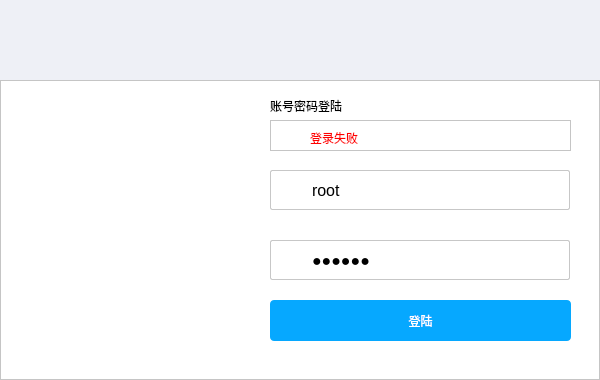
<?xml version="1.0" encoding="UTF-8"?>
<ui version="4.0">
 <class>LoginGUI</class>
 <widget class="QDialog" name="LoginGUI">
  <property name="geometry">
   <rect>
    <x>0</x>
    <y>0</y>
    <width>600</width>
    <height>380</height>
   </rect>
  </property>
  <property name="windowTitle">
   <string>LoginGUI</string>
  </property>
  <property name="styleSheet">
   <string notr="true">background-color: rgb(255, 255, 255);
</string>
  </property>
  <widget class="QWidget" name="topwidget" native="true">
   <property name="geometry">
    <rect>
     <x>0</x>
     <y>0</y>
     <width>601</width>
     <height>80</height>
    </rect>
   </property>
   <property name="styleSheet">
    <string notr="true">background-color: rgb(238, 240, 246);</string>
   </property>
   <widget class="QLabel" name="logolabel">
    <property name="geometry">
     <rect>
      <x>210</x>
      <y>20</y>
      <width>149</width>
      <height>41</height>
     </rect>
    </property>
    <property name="styleSheet">
     <string notr="true">background-image: url(:/XMSDiskClientGui/Resources/top.png);</string>
    </property>
    <property name="text">
     <string/>
    </property>
    <property name="pixmap">
     <pixmap resource="xmsdiskclientgui.qrc">:/XMSDiskClientGui/Resources/img/new/logo2.png</pixmap>
    </property>
    <property name="scaledContents">
     <bool>true</bool>
    </property>
   </widget>
   <widget class="QPushButton" name="closepushButton">
    <property name="geometry">
     <rect>
      <x>562</x>
      <y>10</y>
      <width>31</width>
      <height>21</height>
     </rect>
    </property>
    <property name="styleSheet">
     <string notr="true">
QPushButton
{

border-image: url(:/XMSDiskClientGui/Resources/img/common/system/btn_sys_close.png)
 0 64 0 0 ; 
}
QPushButton::!hover{
border-image: url(:/XMSDiskClientGui/Resources/img/common/system/btn_sys_close.png)
 0 64 0 0 ; 

}

QPushButton::hover{
border-image: url(:/XMSDiskClientGui/Resources/img/common/system/btn_sys_close.png)
 0 0 0 64 ; 
}</string>
    </property>
    <property name="text">
     <string/>
    </property>
    <property name="autoExclusive">
     <bool>false</bool>
    </property>
    <property name="flat">
     <bool>true</bool>
    </property>
   </widget>
  </widget>
  <widget class="QFrame" name="frame">
   <property name="geometry">
    <rect>
     <x>0</x>
     <y>80</y>
     <width>600</width>
     <height>300</height>
    </rect>
   </property>
   <property name="frameShape">
    <enum>QFrame::Shape::StyledPanel</enum>
   </property>
   <property name="frameShadow">
    <enum>QFrame::Shadow::Raised</enum>
   </property>
   <widget class="QLabel" name="logolabel_2">
    <property name="geometry">
     <rect>
      <x>40</x>
      <y>60</y>
      <width>181</width>
      <height>191</height>
     </rect>
    </property>
    <property name="styleSheet">
     <string notr="true">border-image: url(:/XMSDiskClientGui/Resources/logo2.png);</string>
    </property>
    <property name="text">
     <string/>
    </property>
    <property name="pixmap">
     <pixmap resource="xmsdiskclientgui.qrc">:/XMSDiskClientGui/Resources/img/new/logo.png</pixmap>
    </property>
    <property name="scaledContents">
     <bool>true</bool>
    </property>
   </widget>
   <widget class="QLabel" name="passuserlabel">
    <property name="geometry">
     <rect>
      <x>270</x>
      <y>10</y>
      <width>251</width>
      <height>31</height>
     </rect>
    </property>
    <property name="styleSheet">
     <string notr="true">
font: 13pt &quot;黑体&quot;;</string>
    </property>
    <property name="text">
     <string>账号密码登陆</string>
    </property>
   </widget>
   <widget class="QFrame" name="user_frame">
    <property name="geometry">
     <rect>
      <x>270</x>
      <y>90</y>
      <width>300</width>
      <height>40</height>
     </rect>
    </property>
    <property name="styleSheet">
     <string notr="true">#user_frame::!hover{

      border: 1px solid #c7c7c7;
      border-radius: 2px;
	  margin-top: 0ex

}
#user_frame::hover{
      border: 1px solid #58a6ee;
      border-radius: 2px;
	  margin-top: 0ex
}</string>
    </property>
    <property name="frameShape">
     <enum>QFrame::Shape::StyledPanel</enum>
    </property>
    <property name="frameShadow">
     <enum>QFrame::Shadow::Raised</enum>
    </property>
    <widget class="QLineEdit" name="usernameEdit">
     <property name="geometry">
      <rect>
       <x>40</x>
       <y>5</y>
       <width>251</width>
       <height>30</height>
      </rect>
     </property>
     <property name="styleSheet">
      <string notr="true">font: 12pt</string>
     </property>
     <property name="text">
      <string>root</string>
     </property>
     <property name="frame">
      <bool>false</bool>
     </property>
     <property name="clearButtonEnabled">
      <bool>false</bool>
     </property>
    </widget>
    <widget class="QLabel" name="userlogo">
     <property name="geometry">
      <rect>
       <x>10</x>
       <y>12</y>
       <width>16</width>
       <height>16</height>
      </rect>
     </property>
     <property name="styleSheet">
      <string notr="true">background-image: url(:/XMSDiskClientGui/Resources/person.png);</string>
     </property>
     <property name="text">
      <string/>
     </property>
    </widget>
   </widget>
   <widget class="QFrame" name="err_frame">
    <property name="geometry">
     <rect>
      <x>270</x>
      <y>40</y>
      <width>301</width>
      <height>31</height>
     </rect>
    </property>
    <property name="frameShape">
     <enum>QFrame::Shape::StyledPanel</enum>
    </property>
    <property name="frameShadow">
     <enum>QFrame::Shadow::Raised</enum>
    </property>
    <widget class="QLabel" name="err_logo">
     <property name="geometry">
      <rect>
       <x>10</x>
       <y>10</y>
       <width>16</width>
       <height>16</height>
      </rect>
     </property>
     <property name="styleSheet">
      <string notr="true">border-image: url(:/XMSDiskClientGui/Resources/icon_error_tip.png);</string>
     </property>
     <property name="text">
      <string/>
     </property>
    </widget>
    <widget class="QLabel" name="err_msg">
     <property name="geometry">
      <rect>
       <x>40</x>
       <y>10</y>
       <width>241</width>
       <height>16</height>
      </rect>
     </property>
     <property name="styleSheet">
      <string notr="true">color: rgb(255, 0, 0);</string>
     </property>
     <property name="text">
      <string>登录失败</string>
     </property>
    </widget>
   </widget>
   <widget class="QFrame" name="pass_frame">
    <property name="geometry">
     <rect>
      <x>270</x>
      <y>160</y>
      <width>300</width>
      <height>40</height>
     </rect>
    </property>
    <property name="styleSheet">
     <string notr="true">

#pass_frame::!hover{

      border: 1px solid #c7c7c7;
      border-radius: 2px;
	  margin-top: 0ex

}
#pass_frame::hover{
      border: 1px solid #58a6ee;
      border-radius: 2px;
	  margin-top: 0ex
}</string>
    </property>
    <property name="frameShape">
     <enum>QFrame::Shape::StyledPanel</enum>
    </property>
    <property name="frameShadow">
     <enum>QFrame::Shadow::Raised</enum>
    </property>
    <widget class="QLineEdit" name="passwordEdit">
     <property name="geometry">
      <rect>
       <x>40</x>
       <y>5</y>
       <width>251</width>
       <height>30</height>
      </rect>
     </property>
     <property name="styleSheet">
      <string notr="true">font: 12pt</string>
     </property>
     <property name="text">
      <string>123456</string>
     </property>
     <property name="frame">
      <bool>false</bool>
     </property>
     <property name="echoMode">
      <enum>QLineEdit::EchoMode::Password</enum>
     </property>
     <property name="clearButtonEnabled">
      <bool>false</bool>
     </property>
    </widget>
    <widget class="QLabel" name="passlog">
     <property name="geometry">
      <rect>
       <x>10</x>
       <y>12</y>
       <width>18</width>
       <height>18</height>
      </rect>
     </property>
     <property name="styleSheet">
      <string notr="true">background-image: url(:/XMSDiskClientGui/Resources/passwd.png);</string>
     </property>
     <property name="text">
      <string/>
     </property>
    </widget>
   </widget>
   <widget class="QPushButton" name="pushButton">
    <property name="geometry">
     <rect>
      <x>270</x>
      <y>220</y>
      <width>301</width>
      <height>41</height>
     </rect>
    </property>
    <property name="styleSheet">
     <string notr="true">QPushButton
{
background-repeat: no-repeat;
background-position:left;
border-radius:4px;   
color:rgb(255, 255, 255);
font: 12pt &quot;黑体&quot;;
}
QPushButton::!hover{
background-color: rgb(6, 168, 255);

}

QPushButton::hover{
background-color: #059bec;
}</string>
    </property>
    <property name="text">
     <string>登陆</string>
    </property>
    <property name="default">
     <bool>true</bool>
    </property>
    <property name="flat">
     <bool>false</bool>
    </property>
   </widget>
  </widget>
 </widget>
 <layoutdefault spacing="6" margin="11"/>
 <tabstops>
  <tabstop>usernameEdit</tabstop>
  <tabstop>passwordEdit</tabstop>
  <tabstop>pushButton</tabstop>
  <tabstop>closepushButton</tabstop>
 </tabstops>
 <resources>
  <include location="xmsdiskclientgui.qrc"/>
 </resources>
 <connections>
  <connection>
   <sender>pushButton</sender>
   <signal>clicked()</signal>
   <receiver>LoginGUI</receiver>
   <slot>Login()</slot>
   <hints>
    <hint type="sourcelabel">
     <x>448</x>
     <y>280</y>
    </hint>
    <hint type="destinationlabel">
     <x>733</x>
     <y>294</y>
    </hint>
   </hints>
  </connection>
  <connection>
   <sender>closepushButton</sender>
   <signal>clicked()</signal>
   <receiver>LoginGUI</receiver>
   <slot>reject()</slot>
   <hints>
    <hint type="sourcelabel">
     <x>582</x>
     <y>20</y>
    </hint>
    <hint type="destinationlabel">
     <x>699</x>
     <y>51</y>
    </hint>
   </hints>
  </connection>
 </connections>
 <slots>
  <slot>Login()</slot>
 </slots>
</ui>
